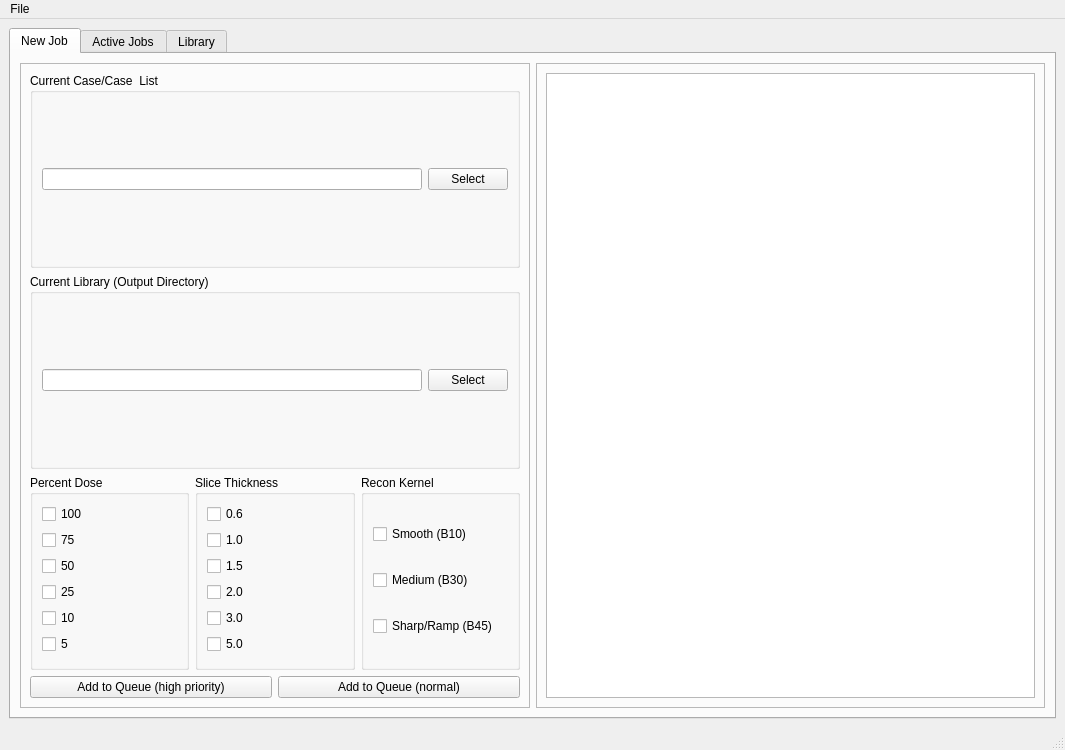
<?xml version="1.0" encoding="UTF-8"?>
<ui version="4.0">
 <class>MainWindow</class>
 <widget class="QMainWindow" name="MainWindow">
  <property name="geometry">
   <rect>
    <x>0</x>
    <y>0</y>
    <width>1065</width>
    <height>750</height>
   </rect>
  </property>
  <property name="windowTitle">
   <string>MainWindow</string>
  </property>
  <widget class="QWidget" name="centralwidget">
   <layout class="QVBoxLayout" name="verticalLayout">
    <item>
     <widget class="QTabWidget" name="tabWidget">
      <property name="currentIndex">
       <number>0</number>
      </property>
      <widget class="QWidget" name="tab">
       <attribute name="title">
        <string>New Job</string>
       </attribute>
       <layout class="QVBoxLayout" name="verticalLayout_3">
        <item>
         <layout class="QHBoxLayout" name="horizontalLayout">
          <item>
           <widget class="QFrame" name="frame_2">
            <property name="frameShape">
             <enum>QFrame::StyledPanel</enum>
            </property>
            <property name="frameShadow">
             <enum>QFrame::Raised</enum>
            </property>
            <layout class="QVBoxLayout" name="verticalLayout_4">
             <item>
              <widget class="QGroupBox" name="groupBox_4">
               <property name="title">
                <string>Current Case/Case  List</string>
               </property>
               <layout class="QHBoxLayout" name="horizontalLayout_2">
                <item>
                 <widget class="QLineEdit" name="selectCases_edit"/>
                </item>
                <item>
                 <widget class="QPushButton" name="selectCases_pushButton">
                  <property name="text">
                   <string>Select</string>
                  </property>
                 </widget>
                </item>
               </layout>
              </widget>
             </item>
             <item>
              <widget class="QGroupBox" name="groupBox_5">
               <property name="title">
                <string>Current Library (Output Directory)</string>
               </property>
               <layout class="QHBoxLayout" name="horizontalLayout_5">
                <item>
                 <widget class="QLineEdit" name="selectLibrary_edit"/>
                </item>
                <item>
                 <widget class="QPushButton" name="selectLibrary_pushButton">
                  <property name="text">
                   <string>Select</string>
                  </property>
                 </widget>
                </item>
               </layout>
              </widget>
             </item>
             <item>
              <layout class="QHBoxLayout" name="horizontalLayout_4">
               <item>
                <widget class="QGroupBox" name="groupBox">
                 <property name="title">
                  <string>Percent Dose</string>
                 </property>
                 <layout class="QVBoxLayout" name="verticalLayout_2">
                  <item>
                   <widget class="QCheckBox" name="dose100_checkBox">
                    <property name="text">
                     <string>100</string>
                    </property>
                   </widget>
                  </item>
                  <item>
                   <widget class="QCheckBox" name="dose75_checkBox">
                    <property name="text">
                     <string>75</string>
                    </property>
                   </widget>
                  </item>
                  <item>
                   <widget class="QCheckBox" name="dose50_checkBox">
                    <property name="text">
                     <string>50</string>
                    </property>
                   </widget>
                  </item>
                  <item>
                   <widget class="QCheckBox" name="dose25_checkBox">
                    <property name="text">
                     <string>25</string>
                    </property>
                   </widget>
                  </item>
                  <item>
                   <widget class="QCheckBox" name="dose10_checkBox">
                    <property name="text">
                     <string>10</string>
                    </property>
                   </widget>
                  </item>
                  <item>
                   <widget class="QCheckBox" name="dose5_checkBox">
                    <property name="text">
                     <string>5</string>
                    </property>
                   </widget>
                  </item>
                 </layout>
                </widget>
               </item>
               <item>
                <widget class="QGroupBox" name="groupBox_2">
                 <property name="title">
                  <string>Slice Thickness</string>
                 </property>
                 <layout class="QVBoxLayout" name="verticalLayout_8">
                  <item>
                   <widget class="QCheckBox" name="sliceThickness0p6_checkBox">
                    <property name="text">
                     <string>0.6</string>
                    </property>
                   </widget>
                  </item>
                  <item>
                   <widget class="QCheckBox" name="sliceThickness1_checkBox">
                    <property name="text">
                     <string>1.0</string>
                    </property>
                   </widget>
                  </item>
                  <item>
                   <widget class="QCheckBox" name="sliceThickness1p5_checkBox">
                    <property name="text">
                     <string>1.5</string>
                    </property>
                   </widget>
                  </item>
                  <item>
                   <widget class="QCheckBox" name="sliceThickness2_checkBox">
                    <property name="text">
                     <string>2.0</string>
                    </property>
                   </widget>
                  </item>
                  <item>
                   <widget class="QCheckBox" name="sliceThickness3_checkBox">
                    <property name="text">
                     <string>3.0</string>
                    </property>
                   </widget>
                  </item>
                  <item>
                   <widget class="QCheckBox" name="sliceThickness5_checkBox">
                    <property name="text">
                     <string>5.0</string>
                    </property>
                   </widget>
                  </item>
                 </layout>
                </widget>
               </item>
               <item>
                <widget class="QGroupBox" name="groupBox_3">
                 <property name="title">
                  <string>Recon Kernel</string>
                 </property>
                 <layout class="QVBoxLayout" name="verticalLayout_9">
                  <item>
                   <widget class="QCheckBox" name="kernel1_checkBox">
                    <property name="text">
                     <string>Smooth (B10)</string>
                    </property>
                   </widget>
                  </item>
                  <item>
                   <widget class="QCheckBox" name="kernel2_checkBox">
                    <property name="text">
                     <string>Medium (B30)</string>
                    </property>
                   </widget>
                  </item>
                  <item>
                   <widget class="QCheckBox" name="kernel3_checkBox">
                    <property name="text">
                     <string>Sharp/Ramp (B45)</string>
                    </property>
                   </widget>
                  </item>
                 </layout>
                </widget>
               </item>
              </layout>
             </item>
             <item>
              <layout class="QHBoxLayout" name="horizontalLayout_3">
               <item>
                <widget class="QPushButton" name="queueHighPriority_pushButton">
                 <property name="text">
                  <string>Add to Queue (high priority)</string>
                 </property>
                </widget>
               </item>
               <item>
                <widget class="QPushButton" name="queueNormal_pushButton">
                 <property name="text">
                  <string>Add to Queue (normal)</string>
                 </property>
                </widget>
               </item>
              </layout>
             </item>
            </layout>
           </widget>
          </item>
          <item>
           <widget class="QFrame" name="frame">
            <property name="minimumSize">
             <size>
              <width>508</width>
              <height>631</height>
             </size>
            </property>
            <property name="frameShape">
             <enum>QFrame::StyledPanel</enum>
            </property>
            <property name="frameShadow">
             <enum>QFrame::Raised</enum>
            </property>
            <layout class="QVBoxLayout" name="verticalLayout_10">
             <item>
              <widget class="QPlainTextEdit" name="PRMEditor_textEdit"/>
             </item>
            </layout>
           </widget>
          </item>
         </layout>
        </item>
       </layout>
      </widget>
      <widget class="QWidget" name="tab_2">
       <attribute name="title">
        <string>Active Jobs</string>
       </attribute>
       <layout class="QVBoxLayout" name="verticalLayout_5">
        <item>
         <widget class="QLabel" name="label">
          <property name="text">
           <string>Active/Queue:</string>
          </property>
         </widget>
        </item>
        <item>
         <widget class="QListWidget" name="activeQueue_listWidget"/>
        </item>
        <item>
         <widget class="QLabel" name="label_2">
          <property name="text">
           <string>Finished:</string>
          </property>
         </widget>
        </item>
        <item>
         <widget class="QListWidget" name="completed_listWidget"/>
        </item>
        <item>
         <widget class="QLabel" name="label_3">
          <property name="text">
           <string>Error:</string>
          </property>
         </widget>
        </item>
        <item>
         <widget class="QListWidget" name="error_listWidget">
          <property name="maximumSize">
           <size>
            <width>16777215</width>
            <height>256</height>
           </size>
          </property>
         </widget>
        </item>
       </layout>
      </widget>
      <widget class="QWidget" name="tab_3">
       <attribute name="title">
        <string>Library</string>
       </attribute>
       <layout class="QVBoxLayout" name="verticalLayout_7">
        <item>
         <layout class="QVBoxLayout" name="verticalLayout_6">
          <item>
           <widget class="QTableView" name="library_tableView">
            <property name="sortingEnabled">
             <bool>true</bool>
            </property>
            <attribute name="horizontalHeaderVisible">
             <bool>false</bool>
            </attribute>
            <attribute name="horizontalHeaderDefaultSectionSize">
             <number>200</number>
            </attribute>
            <attribute name="horizontalHeaderStretchLastSection">
             <bool>true</bool>
            </attribute>
            <attribute name="verticalHeaderVisible">
             <bool>false</bool>
            </attribute>
           </widget>
          </item>
         </layout>
        </item>
       </layout>
      </widget>
     </widget>
    </item>
   </layout>
  </widget>
  <widget class="QMenuBar" name="menubar">
   <property name="geometry">
    <rect>
     <x>0</x>
     <y>0</y>
     <width>1065</width>
     <height>20</height>
    </rect>
   </property>
   <widget class="QMenu" name="menuFile">
    <property name="title">
     <string>File</string>
    </property>
    <addaction name="actionSaveStudy"/>
    <addaction name="actionOpenStudy"/>
    <addaction name="separator"/>
    <addaction name="actionExit"/>
   </widget>
   <addaction name="menuFile"/>
  </widget>
  <widget class="QStatusBar" name="statusbar"/>
  <action name="actionOpen">
   <property name="text">
    <string>Open Library...</string>
   </property>
  </action>
  <action name="actionExit">
   <property name="text">
    <string>Exit</string>
   </property>
  </action>
  <action name="actionSaveStudy">
   <property name="text">
    <string>Save Study</string>
   </property>
  </action>
  <action name="actionOpenStudy">
   <property name="text">
    <string>Open Study</string>
   </property>
  </action>
 </widget>
 <resources/>
 <connections/>
</ui>
